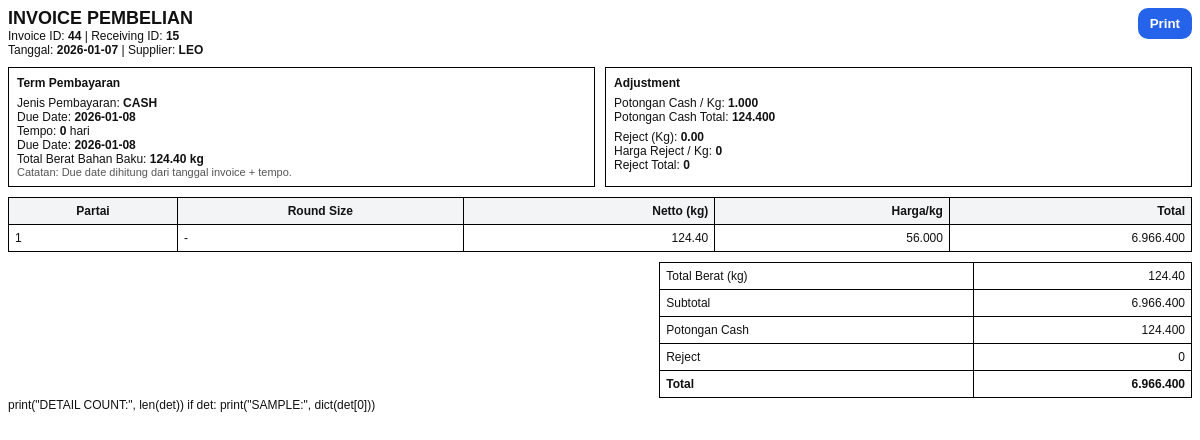
The app's page /invoice/44 (signed in), older data.
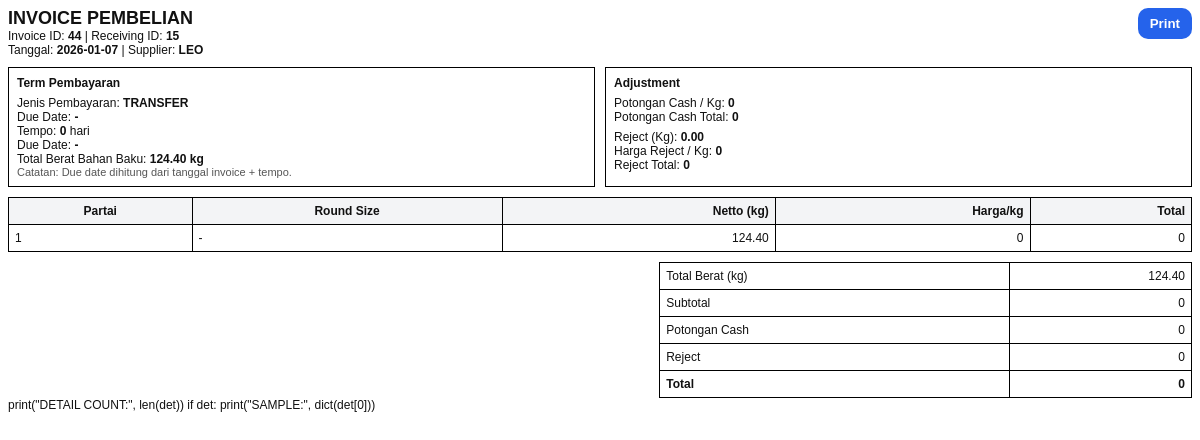
The same page, newer data.
### tables this page shows
CREATE TABLE invoice_header
                (
                    id
                    INTEGER
                    PRIMARY
                    KEY
                    AUTOINCREMENT,
                    receiving_id
                    INTEGER
                    NOT
                    NULL,
                    tanggal
                    TEXT
                    NOT
                    NULL,
                    supplier
                    TEXT
                    NOT
                    NULL,
                    price_points_json
                    TEXT, -- simpan patokan 40/50/60/70 dalam JSON
                    pph_rate
                    REAL
                    DEFAULT
                    0.0025,
                    subtotal
                    REAL
                    DEFAULT
                    0,
                    pph
                    REAL
                    DEFAULT
                    0,
                    total
                    REAL
                    DEFAULT
                    0,
                    created_at
                    TEXT
                    DEFAULT (
                    datetime
                (
                    'now',
                    'localtime'
                )), status TEXT DEFAULT 'ACTIVE', due_date TEXT, payment_type TEXT DEFAULT 'TRANSFER', cash_deduct_per_kg REAL DEFAULT 0, reject_kg REAL DEFAULT 0, reject_price REAL DEFAULT 0, cash_deduct_total REAL DEFAULT 0, reject_total REAL DEFAULT 0, tempo_hari INTEGER DEFAULT 0, total_kg REAL DEFAULT 0, pph_amount REAL DEFAULT 0,
                    FOREIGN KEY
                (
                    receiving_id
                ) REFERENCES receiving_header
                (
                    id
                )
                    );

CREATE TABLE invoice_detail
                (
                    id
                    INTEGER
                    PRIMARY
                    KEY
                    AUTOINCREMENT,
                    invoice_id
                    INTEGER
                    NOT
                    NULL,
                    partai_no
                    INTEGER,
                    size_round
                    INTEGER,
                    berat_netto
                    REAL,
                    harga
                    INTEGER,
                    total_harga
                    REAL,
                    FOREIGN
                    KEY
                (
                    invoice_id
                ) REFERENCES invoice_header
                (
                    id
                )
                    );

### app.py (the view)
@app.route("/invoice/<int:invoice_id>")
def invoice_view(invoice_id):
    if not require_login():
        return redirect(url_for("login"))
    conn = get_conn()
    inv = conn.execute("SELECT * FROM invoice_header WHERE id=?", (invoice_id,)).fetchone()
    det = conn.execute(
        "SELECT * FROM invoice_detail WHERE invoice_id=? ORDER BY partai_no",
        (invoice_id,)
    ).fetchall()
    conn.close()
    if not inv:
        return "Invoice tidak ditemukan", 404
    inv = dict(inv)
    det = [dict(r) for r in det]
    if inv.get("total_kg") in (None, 0, 0.0):
        inv["total_kg"] = sum(float(r.get("berat_netto") or 0) for r in det)
    return render_template("invoice_view.html", inv=inv, det=det)

### app.py (called while the page is built)
def require_login() -> bool:
    return bool(session.get("user"))

### db.py (called while the page is built)
def get_conn():
    conn = sqlite3.connect(
        DB_NAME,
        timeout=10,              # tunggu 10 detik sebelum error
        isolation_level=None     # autocommit mode (lebih aman utk web)
    )
    conn.row_factory = sqlite3.Row
    conn.execute("PRAGMA foreign_keys = ON;")
    conn.execute("PRAGMA journal_mode = WAL;")  # penting!
    return conn

### templates/invoice_view.html (shortened to what this page needs)
<!doctype html>
<html lang="id">
<head>
</head>
<body>
{% set total_kg = 0 %}
{% for r in det %}
  {% set total_kg = total_kg + ((r.berat_netto or 0)|float) %}
{% endfor %}
<div class="top">
  <div>
    <h2 style="margin:0">INVOICE PEMBELIAN</h2>
    <div>Invoice ID: <b>{{ inv.id }}</b> | Receiving ID: <b>{{ inv.receiving_id }}</b></div>
    <div>Tanggal: <b>{{ inv.tanggal }}</b> | Supplier: <b>{{ inv.supplier }}</b></div>
  </div>
  <div class="no-print">
    <button class="btn btn-print" onclick="window.print()">Print</button>
  </div>
</div>
{% set ns = namespace(total_kg=0) %}
{% for r in det %}
  {% set ns.total_kg = ns.total_kg + ((r.berat_netto or 0)|float) %}
{% endfor %}
    <div class="grid2">
    <div class="box">
    <div style="font-weight:700;margin-bottom:6px;">Term Pembayaran</div>
    <div>Jenis Pembayaran: <b>{{ inv.payment_type or '-' }}</b></div>
    <div>Due Date: <b>{{ inv.due_date or '-' }}</b></div><div>Tempo: <b>{{ inv.tempo_hari or 0 }}</b> hari</div>
    <div>Due Date: <b>{{ inv.due_date or '-' }}</b></div>
    <div>Total Berat Bahan Baku: <b>{{ "%.2f"|format(ns.total_kg) }} kg</b></div>
    <div class="muted">Catatan: Due date dihitung dari tanggal invoice + tempo.</div>
    </div>
  <div class="box">
    <div style="font-weight:700;margin-bottom:6px;">Adjustment</div>
    <div>
      Potongan Cash / Kg:
      <b>{{ "{:,.0f}".format((inv.cash_deduct_per_kg or 0)|float).replace(",", ".") }}</b>
    </div>
    <div>
      Potongan Cash Total:
      <b>{{ "{:,.0f}".format((inv.cash_deduct_total or 0)|float).replace(",", ".") }}</b>
    </div>
    <div style="margin-top:6px;">
      Reject (Kg):
      <b>{{ "{:,.2f}".format((inv.reject_kg or 0)|float).replace(",", ".") }}</b>
    </div>
    <div>
      Harga Reject / Kg:
      <b>{{ "{:,.0f}".format((inv.reject_price or 0)|float).replace(",", ".") }}</b>
    </div>
    <div>
      Reject Total:
      <b>{{ "{:,.0f}".format((inv.reject_total or 0)|float).replace(",", ".") }}</b>
    </div>
  </div>
</div>
<table>
  <thead>
    <tr>
      <th>Partai</th>
      <th>Round Size</th>
      <th class="right">Netto (kg)</th>
      <th class="right">Harga/kg</th>
      <th class="right">Total</th>
    </tr>
  </thead>
  <tbody>
    {% for r in det %}
    <tr>
      <td>{{ r.partai_no }}</td>
      <td>{{ r.size_round if r.size_round is not none else "-" }}</td>
      <td class="right">{{ "%.2f"|format((r.berat_netto or 0)|float) }}</td>
      <td class="right">
        {% if r.harga is not none %}
          {{ "{:,.0f}".format((r.harga or 0)|float).replace(",", ".") }}
        {% else %}
          -
        {% endif %}
      </td>
      <td class="right">
        {% if r.total_harga is not none %}
          {{ "{:,.0f}".format((r.total_harga or 0)|float).replace(",", ".") }}
        {% else %}
          -
        {% endif %}
      </td>
    </tr>
    {% endfor %}
  </tbody>
</table>
<table class="summary">
  <tr>
    <td>Total Berat (kg)</td>
    <td class="right">{{ "%.2f"|format(ns.total_kg) }}</td>
  </tr>
  <tr>
    <td>Subtotal</td>
    <td class="right">{{ "{:,.0f}".format((inv.subtotal or 0)|float).replace(",", ".") }}</td>
  </tr>
  <tr>
    <td>Potongan Cash</td>
    <td class="right">{{ "{:,.0f}".format((inv.cash_deduct_total or 0)|float).replace(",", ".") }}</td>
  </tr>
  <tr>
    <td>Reject</td>
    <td class="right">{{ "{:,.0f}".format((inv.reject_total or 0)|float).replace(",", ".") }}</td>
  </tr>
  <tr>
    <td><b>Total</b></td>
    <td class="right"><b>{{ "{:,.0f}".format((inv.total or 0)|float).replace(",", ".") }}</b></td>
  </tr>
</table>
print("DETAIL COUNT:", len(det))
if det:
    print("SAMPLE:", dict(det[0]))
</body>
</html>

Row changes from the older to the newer data that the page shows:
changed invoice_header "LEO": payment_type "CASH" → "TRANSFER"; due_date "2026-01-08" → "-"; cash_deduct_per_kg "1.000" → "0"; cash_deduct_total "124.400" → "0"; subtotal "6.966.400" → "0"; total "6.966.400" → "0"
changed invoice_detail: harga "56.000" → "0"; total_harga "6.966.400" → "0"
